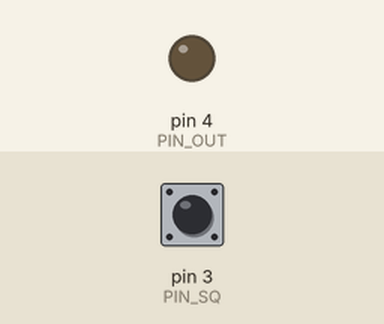
Bench run of a sketch on a simulated Arduino Nano, built with avr-gcc and run on an emulated ATmega328P. Parts: output pins drawn as LEDs (lit = HIGH). The inputs (shaded band) are chosen by the test bench; at power-on: pin 3 (PIN_SQ) HIGH.

Above: at 1.2 s.
1.3 s: pin 3 (PIN_SQ) pulled LOW for 0.15 s
At 1.9 s:
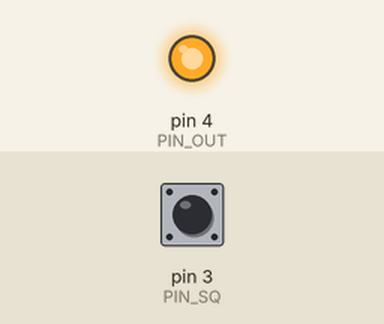
2.9 s: pin 3 (PIN_SQ) pulled LOW for 1 s
At 4.3 s:
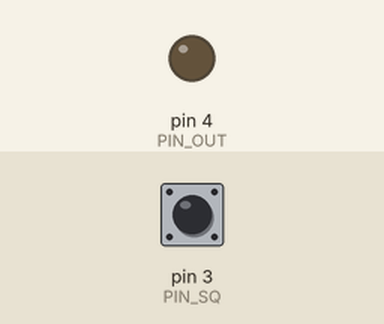
5.4 s: pin 3 (PIN_SQ) pulled LOW for 3.2 s
At 6.2 s:
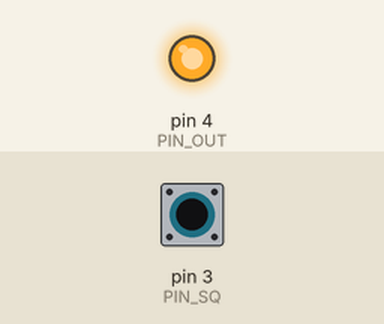
Timing chart, 0 to 8.4 s (numbered marks = the images above; inputs shaded):
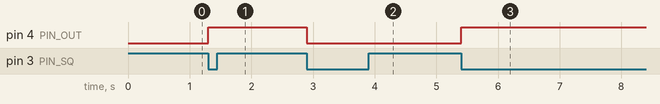

Measured:
- after the input at 1.3 s, pin 4 (PIN_OUT): LOW → HIGH at once
- after the input at 2.9 s, pin 4 (PIN_OUT): HIGH → LOW at once
- after the input at 5.4 s, pin 4 (PIN_OUT): LOW → HIGH at once

The sketch:

IntrResponseTimer.ino
```cpp
// This is for the NANO reciving the square wave.  Checking response timing.

#define PIN_SQ 3  // Input Square Wave
#define PIN_OUT 4 // Output flasher

// the setup function runs once when you press reset or power the board
void setup() {
  // initialize digital pin LED_BUILTIN as an output.
  pinMode(PIN_SQ, INPUT_PULLUP);
  pinMode(PIN_OUT, OUTPUT);
  attachInterrupt(digitalPinToInterrupt(PIN_SQ), sq_ISR, FALLING);
  Serial.begin(115200);
}
long volatile counter = 0;
long last_counter = 0;
int volatile iled = 0;

void sq_ISR() {
    counter++;
    iled++;
    if (iled > 1) iled = 0;
    if (iled == 0) digitalWrite(PIN_OUT, LOW);
    else digitalWrite(PIN_OUT, HIGH);
}

void loop() {
  char lineout[100];
  long counter_now = counter;
  long delta = counter_now - last_counter;
  if (delta > 2000) {
    last_counter =  counter_now;
    sprintf(lineout, "Another 2000. Counter_now = %ld", counter_now);
    Serial.println(lineout);
  }
}
```
